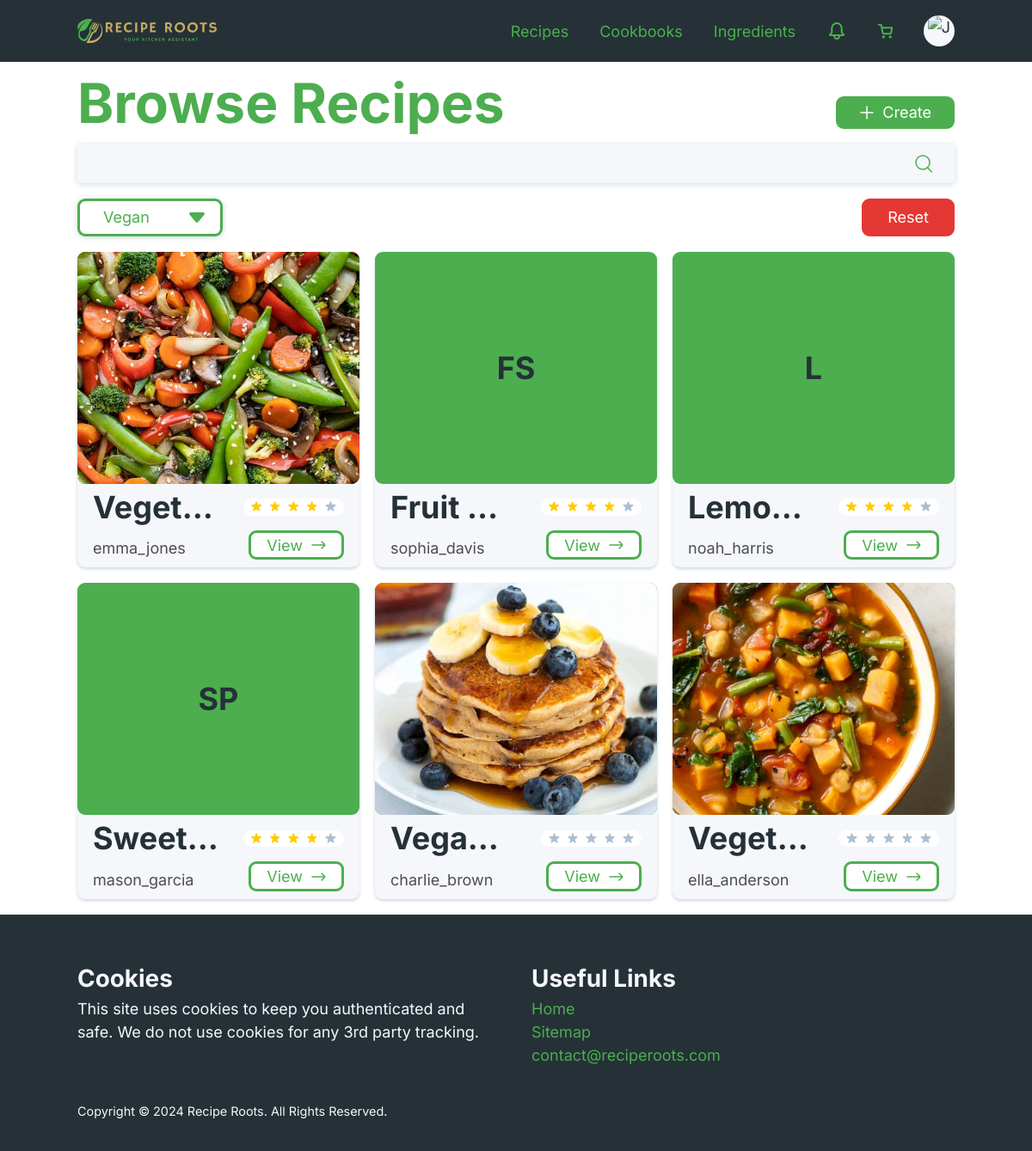
The app's page /recipe-roots/public/recipes/browse (signed in) with its own data.
### tables this page shows
CREATE TABLE IF NOT EXISTS Recipe(id INTEGER NOT NULL AUTO_INCREMENT, profileId INTEGER NOT NULL, title VARCHAR(100) NOT NULL, thumbnail VARCHAR(255), prepTime INTEGER DEFAULT 0, waitingTime INTEGER DEFAULT 0, servings INTEGER DEFAULT 0, public BOOLEAN DEFAULT FALSE, dietaryType VARCHAR(10), ingredients JSON NOT NULL DEFAULT '[]', instructions TEXT NOT NULL, FOREIGN KEY (profileId) REFERENCES Profile (id) ON DELETE CASCADE, createdAt TIMESTAMP DEFAULT CURRENT_TIMESTAMP, updatedAt DATETIME DEFAULT CURRENT_TIMESTAMP ON UPDATE CURRENT_TIMESTAMP, PRIMARY KEY (id));

CREATE TABLE IF NOT EXISTS Profile(id INTEGER NOT NULL AUTO_INCREMENT, userId INTEGER NOT NULL, username VARCHAR(16) NOT NULL UNIQUE, avatar VARCHAR(255), type BOOLEAN DEFAULT FALSE, FOREIGN KEY (userId) REFERENCES User (id) ON DELETE CASCADE, createdAt TIMESTAMP DEFAULT CURRENT_TIMESTAMP, updatedAt DATETIME DEFAULT CURRENT_TIMESTAMP ON UPDATE CURRENT_TIMESTAMP, PRIMARY KEY (id));

### recipe-roots/app/core/Controller.php (called while the page is built, shortened)
<?php
trait Controller {
	public function view( string $view, array $data = [] ) {
		$filename = "../app/views/{$view}.view.php";
		require $filename;
	}
}

### recipe-roots/app/controllers/Recipes.php (called while the page is built, shortened)
<?php
class Recipes {
	private $profile;
	private $itemsPerPage = 6;
	public function __construct() {
		$this->profile = $_SESSION['profile'];
	}
	public function browse() {
		$recipeModel = new Recipe();
		$recipeParams = [];
		$recipeConditions = $this->profile['user']['isAdmin'] ? [] : [ 'public' => 1 ];
		$dietaryType = ( $_GET['dietary'] ?? '' ) == 'none' ? null : $_GET['dietary'] ?? $this->profile['user']['dietaryType'];
		if ( $dietaryType ) {
			$recipeConditions = [ ...$recipeConditions, 'dietaryType' => $dietaryType ];
		}
		[ $currentPage, $totalPages, $recipes ] = getPaginationData(
			$recipeModel,
			$this->itemsPerPage,
			$recipeConditions,
			$recipeParams
		);
		$recipes = array_map(
			function ($recipe) {
				$commentModel = new Comment();
				$comments = $commentModel->findAll( [ 'recipeId' => $recipe['id'] ] );
				$numComments = count( $comments ) > 0 ? count( $comments ) : 1;
				$averageRating = array_reduce( $comments, fn( $carry, $comment ) => $carry + $comment['rating'], 0 ) / $numComments;
				return [ ...$recipe, "rating" => round( $averageRating, 0 ) ];
			},
			$recipes );
		return $this->view(
			'recipes/recipes',
			[
				'browse' => true,
				'recipes' => $recipes,
				'dietaryType' => $dietaryType,
				'currentPage' => $currentPage,
				'totalPages' => $totalPages,
			]
		);
	}
}

### recipe-roots/app/core/App.php (called while the page is built, shortened)
<?php
class App {
	private $method = 'index';
	private function splitURL() {
		$url = $_GET['url'] ?? 'home';
		$url = explode( "/", trim( $url, "/" ) );
		return $url;
	}
	public function loadController() {
		$url = $this->splitURL();
		unset( $url[0] );
		$controller = new $this->controller();
		if ( ! empty( $url[1] ) ) {
			if ( method_exists( $controller, $url[1] ) ) {
				$this->method = $url[1];
				unset( $url[1] );
			}
		}
		call_user_func_array( [ $controller, $this->method ], $url );
	}
}

### recipe-roots/public/index.php (called while the page is built, shortened)
<?php
$app = new App();
$app->loadController();

### recipe-roots/app/core/utils.php (called while the page is built, shortened)
<?php
function escape( $str ) {
	return htmlspecialchars( $str );
}
function extractTitleLetters( string $title ) {
	$titleWords = explode( ' ', $title );
	$firstLetters = '';
	for ( $i = 0; $i < count( $titleWords ); $i++ ) {
		if ( $i == 2 ) {
			break;
		}
		$firstLetters .= strtoupper( $titleWords[ $i ][0] );
	}
	return $firstLetters;
}
function getPaginationData( Model $model, int $itemsPerPage, array $conditions = [], array $contains = [] ) {
	$currentPage = isset( $_GET['page'] ) && is_numeric( $_GET['page'] ) ? (int) $_GET['page'] : 1;
	$offset = ( $currentPage - 1 ) * $itemsPerPage;
	$totalData = count( $model->findAll( $conditions, contain: $contains ) );
	$totalPages = ceil( $totalData / $itemsPerPage );
	$totalPages = $totalPages == 0 ? 1 : $totalPages;
	$pageData = $model->findAll(
		data: $conditions,
		contain: $contains,
		join: true,
		limit: $itemsPerPage,
		offset: $offset
	);
	return [ $currentPage, $totalPages, $pageData ];
}

### recipe-roots/app/core/Database.php (called while the page is built)
<?php
trait Database {
	private function connect() {
		$connectionString = "mysql:host=" . DBHOST;
		$connection = new PDO( $connectionString, DBUSER, DBPASS );
		$connection->setAttribute( PDO::ATTR_ERRMODE, PDO::ERRMODE_EXCEPTION );
		$tz = ( new DateTime( 'now', new DateTimeZone( 'Asia/Kuala_Lumpur' ) ) )->format( 'P' );
		$connection->exec( "SET time_zone='$tz';" );
		$connection->query( "CREATE DATABASE IF NOT EXISTS `" . DBNAME . "`" );
		$connection->query( "use " . DBNAME );
		return $connection;
	}
	public function query( string $query, array $data = [] ) {
		$connection = $this->connect();
		$statement = $connection->prepare( $query );
		$success = $statement->execute( $data );
		if ( $success ) {
			$result = $statement->fetchAll( PDO::FETCH_ASSOC );
			if ( is_array( $result ) && count( $result ) > 0 ) {
				return [
					'result' => $result,
					'connection' => $connection
				];
			}
		}
		return [
			'result' => [],
			'connection' => $connection
		];
	}
}

### recipe-roots/app/core/Model.php (called while the page is built, shortened)
<?php
abstract class Model {
	public readonly string $table;
	private $columns = [
		'id' => [
			'type' => 'INTEGER',
			'autoincrement' => true,
			'nullable' => false
		],
	];
	public function __construct( string $table = '' ) {
		$this->table = $table === '' || ! is_string( $table ) || is_numeric( $table )
			? get_class( $this )
			: $table;
		$attributes = get_object_vars( $this );
		foreach ( $attributes as $attribute => $data ) {
			if ( $attribute === 'table' || $attribute === 'columns' ) {
				continue;
			}
			$this->columns[ $attribute ] = $data;
		}
		$columns = [];
		$index = 0;
		foreach ( $this->columns as $columnName => $data ) {
			$columns[ $index ] = "$columnName "
				. "{$data['type']}"
				. ( isset( $data['nullable'] ) && ! $data['nullable'] ? ' NOT NULL' : '' )
				. ( isset( $data['autoincrement'] ) && $data['autoincrement'] ? ' AUTO_INCREMENT' : '' )
				. ( isset( $data['unique'] ) && $data['unique'] ? ' UNIQUE' : '' )
				. ( isset( $data['default'] ) && $data['default'] != "''" ? " DEFAULT {$data['default']}" : '' );
			$index++;
		}
		$foreignKeys = [];
		$index = 0;
		foreach ( $this->columns as $columnName => $data ) {
			if ( isset( $data['model'] ) ) {
				$foreignKeys[ $index ] = "FOREIGN KEY ($columnName) REFERENCES {$data['model']->table} (id)";
				if ( $data['cascade'] == 'TRUE' ) {
					$foreignKeys[ $index ] .= ' ON DELETE CASCADE';
				}
			}
			$index++;
		}
		$query = "CREATE TABLE IF NOT EXISTS $this->table("
			. implode( ', ', $columns ) . ", "
			. ( empty( $foreignKeys ) ? '' : implode( ', ', $foreignKeys ) . ", " )
			. "createdAt TIMESTAMP DEFAULT CURRENT_TIMESTAMP, "
			. "updatedAt DATETIME DEFAULT CURRENT_TIMESTAMP ON UPDATE CURRENT_TIMESTAMP, "
			. "PRIMARY KEY (id));";
		$this->query( $query );
	}
	public function findAll( array $data = [], array $dataNot = [], array $contain = [], bool $join = false, int $limit = null, int $offset = 0 ) {
		$query = "SELECT * FROM $this->table";
		$keys = array_keys( $data );
		$keysNot = array_keys( $dataNot );
		if ( ! empty( $keys ) || ! empty( $keysNot ) ) {
			$query .= " WHERE ";
			foreach ( $keys as $key ) {
				$query .= "$key = :$key && ";
			}
			$query = trim( $query, " && " );
		}
		$query .= " ORDER BY createdAt DESC, id ASC";
		if ( $limit ) {
			$query .= " LIMIT $limit OFFSET $offset";
		}
		$data = array_merge( $data, $dataNot, $contain );
		$result = $this->query( $query, $data )['result'];
		if ( $join ) {
			foreach ( $result as $index => $row ) {
				foreach ( $this->columns as $columnName => $columnData ) {
					if ( isset( $columnData['model'] ) ) {
						foreach ( $row as $key => $value ) {
							if ( $key == $columnName ) {
								$tableName = strtolower( $columnData['model']->table );
								$result[ $index ][ $tableName ] = $columnData['model']->findById( $value, true );
							}
						}
					}
				}
			}
		}
		return $result;
	}
	public function findById( int $id, bool $join = false ) {
		$result = $this->query( "SELECT * FROM $this->table WHERE id = ?", [ $id ] )['result'][0] ?? null;
		if ( $join && $result != null ) {
			foreach ( $this->columns as $columnName => $columnData ) {
				if ( isset( $columnData['model'] ) ) {
					foreach ( $result as $key => $value ) {
						if ( $key == $columnName ) {
							$tableName = strtolower( $columnData['model']->table );
							$result[ $tableName ] = $columnData['model']->findById( $value, true );
						}
					}
				}
			}
		}
		return $result ?? null;
	}
}

### recipe-roots/app/models/Recipe.model.php (called while the page is built, shortened)
<?php
class Recipe extends Model {
	public function __construct() {
		parent::__construct();
	}
}

### recipe-roots/app/models/Comment.model.php (called while the page is built, shortened)
<?php
class Comment extends Model {
	public function __construct() {
		parent::__construct();
	}
}

### recipe-roots/app/views/recipes/recipes.view.php (the view, shortened to what this page needs)
<!DOCTYPE html>
<html lang="en">
<head>
	<link rel="stylesheet" href="<?= ROOT ?>/assets/css/styles.css">
	<link rel="stylesheet" href="<?= ROOT ?>/assets/css/layout/browse.css">
</head>
<body>
	<?php include '../app/views/layout/header.php' ?>
	<main>
		<header>
			<div class="heading">
				<h1><?= $browse ? 'Browse' : 'Your' ?> Recipes</h1>
				<a href="<?= ROOT ?>/recipes/create" class="btn btn--add">Create</a>
			</div>
			<form class="filter" method="GET">
				<div class="filter__input">
					<input type="text" name="filter" id="filter" value="<?= escape( $_GET['filter'] ?? '' ) ?>">
					<button class="filter__input__submit" type="submit">
						<img src="<?= ROOT ?>/assets/icons/search.svg" alt="search icon">
					</button>
				</div>
				<div class="filter__input">
					<select class="btn btn--invert" name="dietary" id="dietary" onchange="this.form.submit()">
						<option value="vegan" <?= $dietaryType === 'vegan' ? 'selected' : '' ?>>Vegan</option>
					</select>
					<a class="btn btn--invert btn--error" href="?page=1">Reset</a>
				</div>
			</form>
		</header>
		<section class="grid">
			<?php foreach ( $recipes as $recipe ) : ?>
				<article class="card">
					<object class="card__thumbnail" role="img" aria-label="thumbnail"
						data="<?= escape( $recipe['thumbnail'] ?? '' ) ?>">
						<?= extractTitleLetters( escape( $recipe['title'] ) ) ?>
					</object>
					<div>
						<div class="card__head">
							<div class="card__head__title">
								<h2><?= escape( $recipe['title'] ) ?></h2>
							</div>
							<div class="card__head__info">
								<?php for ( $i = 0; $i < min( escape( $recipe['rating'] ), 5 ); $i++ ) : ?>
									<img src="<?= ROOT ?>/assets/icons/star-yellow.svg" alt="yellow star">
								<?php endfor ?>
								<?php for ( $i = min( escape( $recipe['rating'] ), 5 ); $i < 5; $i++ ) : ?>
									<img src="<?= ROOT ?>/assets/icons/star-grey.svg" alt="grey star">
								<?php endfor ?>
							</div>
						</div>
						<div class="card__body">
							<div class="card__body__author">
								<p><?= escape( $recipe['profile']['username'] ) ?></p>
							</div>
							<a href="<?= ROOT ?>/recipes/<?= escape( $recipe['id'] ) ?>" class="btn btn--invert btn--next">View</a>
						</div>
					</div>
				</article>
			<?php endforeach; ?>
		</section>
	</main>
	<?php include '../app/views/layout/footer.php' ?>
</body>
</html>

### recipe-roots/public/assets/css/layout/browse.css (style rules this page uses)
.btn { padding: 0.3em 1.5em; }
.heading { --_margin-bottom: 1rem; display: flex; justify-content: space-between; align-items: flex-end; flex-wrap: wrap; gap: 1em; margin-bottom: var(--_margin-bottom); }
.heading h1 { margin-bottom: calc(var(--_margin-bottom) * -1); flex-grow: 9999; }
.heading .btn { flex-grow: 1; }
.filter > * + * { margin-block-start: 1rem; }
.filter__input { display: flex; justify-content: space-between; align-items: center; position: relative; gap: 0.5rem; }
.filter__input input[type='text'] { width: 100%; }
.filter__input__submit { background-color: transparent; border: none; cursor: pointer; position: absolute; top: 0; bottom: 0; right: 1rem; }
.grid, .empty { margin-block: 1rem; }

### records on screen
recipe: title "Veget…", profileId.username "emma_jones"
recipe: title "FS", title "Fruit…", profileId.username "sophia_davis"
recipe: title "L", title "Lemo…", servings 4 (drawn), profileId.username "noah_harris"
recipe: title "SP", title "Sweet…", servings 4 (drawn), profileId.username "mason_garcia"
recipe: title "Vega…", profileId.username "charlie_brown"
recipe: title "Veget…", profileId.username "ella_anderson"
